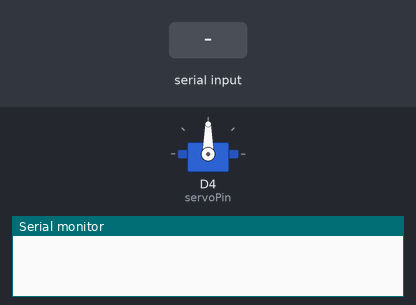
Bench run of a sketch on a simulated ESP8266 (NodeMCU). Parts: servo, the last lines printed to the serial monitor. Inputs (shaded band) come from the test bench.

Above: at 1.2 s.
1.3 s: "90,45\n" received over Serial
At 4.0 s:
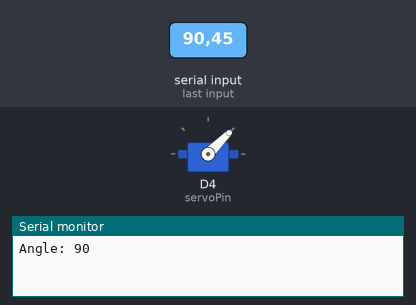
4.3 s: "30,150\n" received over Serial
At 6.5 s:
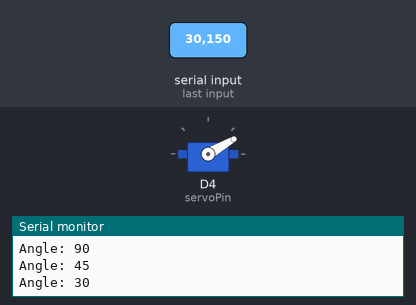
6.8 s: "5\n" received over Serial
9.8 s: "90\n" received over Serial
At 14.9 s:
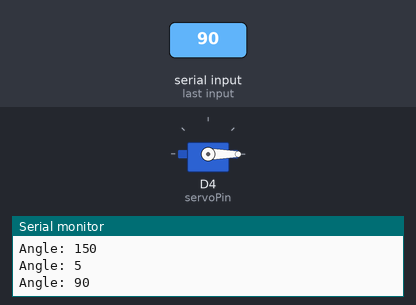
Timing chart, 0 to 15.8 s (numbered marks = the images above; inputs shaded):
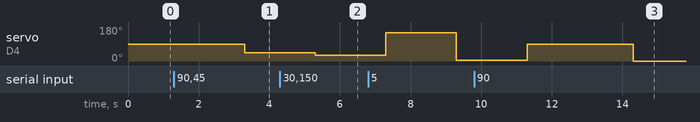

Measured:
- after the input at 1.3 s, servo on D4 (servoPin): 90° → 45° after 2.0 s
- after the input at 4.3 s, servo on D4 (servoPin): 45° → 30° after 1.0 s
- after the input at 9.8 s, servo on D4 (servoPin): 5° → 90° after 1.5 s, → 0° 3.0 s later

The sketch:

sketch_sep18a.ino
```cpp
#include <Servo.h>

//ASME Servo motor
//Voltage mode

#define servoPin D4

Servo myservo;


void setup() {
  myservo.attach(servoPin);
  Serial.begin(115200);
}

void loop() {
  if (Serial.available() > 0)
  {
    int angle = Serial.parseInt();
    rotateServo(angle);
    delay(1000);
  }
}

void rotateServo(int angle){
  if(angle>180 || angle<0){
    Serial.println("Invalid Angle");
  }
  else{
  myservo.write(angle);
  delay(1000);
  Serial.print("Angle: ");
  Serial.println(angle);}
}
```
